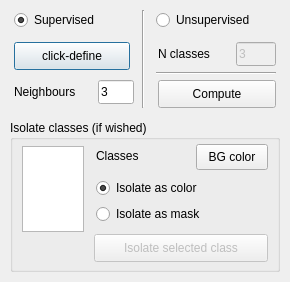
<?xml version="1.0" encoding="UTF-8"?>
<ui version="4.0">
 <class>ClassificationDialog</class>
 <widget class="QDialog" name="ClassificationDialog">
  <property name="geometry">
   <rect>
    <x>0</x>
    <y>0</y>
    <width>290</width>
    <height>282</height>
   </rect>
  </property>
  <property name="windowTitle">
   <string>kmeans classification</string>
  </property>
  <widget class="QRadioButton" name="radio_supervised">
   <property name="geometry">
    <rect>
     <x>14</x>
     <y>10</y>
     <width>112</width>
     <height>20</height>
    </rect>
   </property>
   <property name="toolTip">
    <string>Do supervised image classification</string>
   </property>
   <property name="text">
    <string>Supervised</string>
   </property>
   <property name="checked">
    <bool>true</bool>
   </property>
  </widget>
  <widget class="QRadioButton" name="radio_unsupervised">
   <property name="geometry">
    <rect>
     <x>156</x>
     <y>10</y>
     <width>124</width>
     <height>20</height>
    </rect>
   </property>
   <property name="toolTip">
    <string>Do unsupervised image classification</string>
   </property>
   <property name="text">
    <string>Unsupervised</string>
   </property>
  </widget>
  <widget class="Line" name="frame1">
   <property name="geometry">
    <rect>
     <x>142</x>
     <y>10</y>
     <width>3</width>
     <height>98</height>
    </rect>
   </property>
   <property name="orientation">
    <enum>Qt::Orientation::Vertical</enum>
   </property>
  </widget>
  <widget class="QPushButton" name="toggle_clickDefine">
   <property name="geometry">
    <rect>
     <x>14</x>
     <y>42</y>
     <width>116</width>
     <height>28</height>
    </rect>
   </property>
   <property name="toolTip">
    <string>&lt;html&gt;Left click on the target colors/gray levels. Stop with a right&lt;br&gt;click or a double-click&lt;/html&gt;</string>
   </property>
   <property name="text">
    <string>click-define</string>
   </property>
   <property name="checkable">
    <bool>true</bool>
   </property>
  </widget>
  <widget class="QLabel" name="text_nNeighbors">
   <property name="geometry">
    <rect>
     <x>14</x>
     <y>82</y>
     <width>82</width>
     <height>20</height>
    </rect>
   </property>
   <property name="text">
    <string>Neighbours</string>
   </property>
  </widget>
  <widget class="QLineEdit" name="edit_nNeighbors">
   <property name="geometry">
    <rect>
     <x>98</x>
     <y>80</y>
     <width>36</width>
     <height>24</height>
    </rect>
   </property>
   <property name="text">
    <string>3</string>
   </property>
  </widget>
  <widget class="QLabel" name="text_nClasses">
   <property name="geometry">
    <rect>
     <x>158</x>
     <y>44</y>
     <width>72</width>
     <height>20</height>
    </rect>
   </property>
   <property name="text">
    <string>N classes</string>
   </property>
  </widget>
  <widget class="QLineEdit" name="edit_nClasses">
   <property name="enabled">
    <bool>false</bool>
   </property>
   <property name="geometry">
    <rect>
     <x>236</x>
     <y>42</y>
     <width>40</width>
     <height>24</height>
    </rect>
   </property>
   <property name="toolTip">
    <string>Number of classes to identify</string>
   </property>
   <property name="text">
    <string>3</string>
   </property>
  </widget>
  <widget class="Line" name="frame2">
   <property name="geometry">
    <rect>
     <x>156</x>
     <y>72</y>
     <width>120</width>
     <height>3</height>
    </rect>
   </property>
   <property name="orientation">
    <enum>Qt::Orientation::Horizontal</enum>
   </property>
  </widget>
  <widget class="QPushButton" name="push_compute">
   <property name="geometry">
    <rect>
     <x>158</x>
     <y>80</y>
     <width>118</width>
     <height>28</height>
    </rect>
   </property>
   <property name="text">
    <string>Compute</string>
   </property>
  </widget>
  <widget class="QGroupBox" name="group_isolate">
   <property name="geometry">
    <rect>
     <x>10</x>
     <y>120</y>
     <width>270</width>
     <height>152</height>
    </rect>
   </property>
   <property name="title">
    <string>Isolate classes (if wished)</string>
   </property>
   <widget class="QListWidget" name="listbox_classes">
    <property name="geometry">
     <rect>
      <x>12</x>
      <y>26</y>
      <width>62</width>
      <height>86</height>
     </rect>
    </property>
    <property name="toolTip">
     <string>Select one or more classes to isolate</string>
    </property>
    <property name="selectionMode">
     <enum>QAbstractItemView::SelectionMode::ExtendedSelection</enum>
    </property>
   </widget>
   <widget class="QLabel" name="text_classes">
    <property name="geometry">
     <rect>
      <x>86</x>
      <y>26</y>
      <width>70</width>
      <height>20</height>
     </rect>
    </property>
    <property name="text">
     <string>Classes</string>
    </property>
   </widget>
   <widget class="QPushButton" name="push_bgColor">
    <property name="geometry">
     <rect>
      <x>186</x>
      <y>24</y>
      <width>72</width>
      <height>26</height>
     </rect>
    </property>
    <property name="toolTip">
     <string>Background color used in color isolation. Push to select a different color.</string>
    </property>
    <property name="text">
     <string>BG color</string>
    </property>
   </widget>
   <widget class="QRadioButton" name="radio_asColor">
    <property name="geometry">
     <rect>
      <x>86</x>
      <y>58</y>
      <width>172</width>
      <height>20</height>
     </rect>
    </property>
    <property name="toolTip">
     <string>Extract the original colors corresponding to the selected class(es)</string>
    </property>
    <property name="text">
     <string>Isolate as color</string>
    </property>
    <property name="checked">
     <bool>true</bool>
    </property>
   </widget>
   <widget class="QRadioButton" name="radio_asMask">
    <property name="geometry">
     <rect>
      <x>86</x>
      <y>84</y>
      <width>172</width>
      <height>20</height>
     </rect>
    </property>
    <property name="toolTip">
     <string>Extract the selected class(es) as binary image(s)</string>
    </property>
    <property name="text">
     <string>Isolate as mask</string>
    </property>
   </widget>
   <widget class="QPushButton" name="push_getClass">
    <property name="enabled">
     <bool>false</bool>
    </property>
    <property name="geometry">
     <rect>
      <x>84</x>
      <y>114</y>
      <width>174</width>
      <height>28</height>
     </rect>
    </property>
    <property name="toolTip">
     <string>Do it.</string>
    </property>
    <property name="text">
     <string>Isolate selected class</string>
    </property>
   </widget>
  </widget>
 </widget>
 <resources/>
 <connections/>
</ui>
